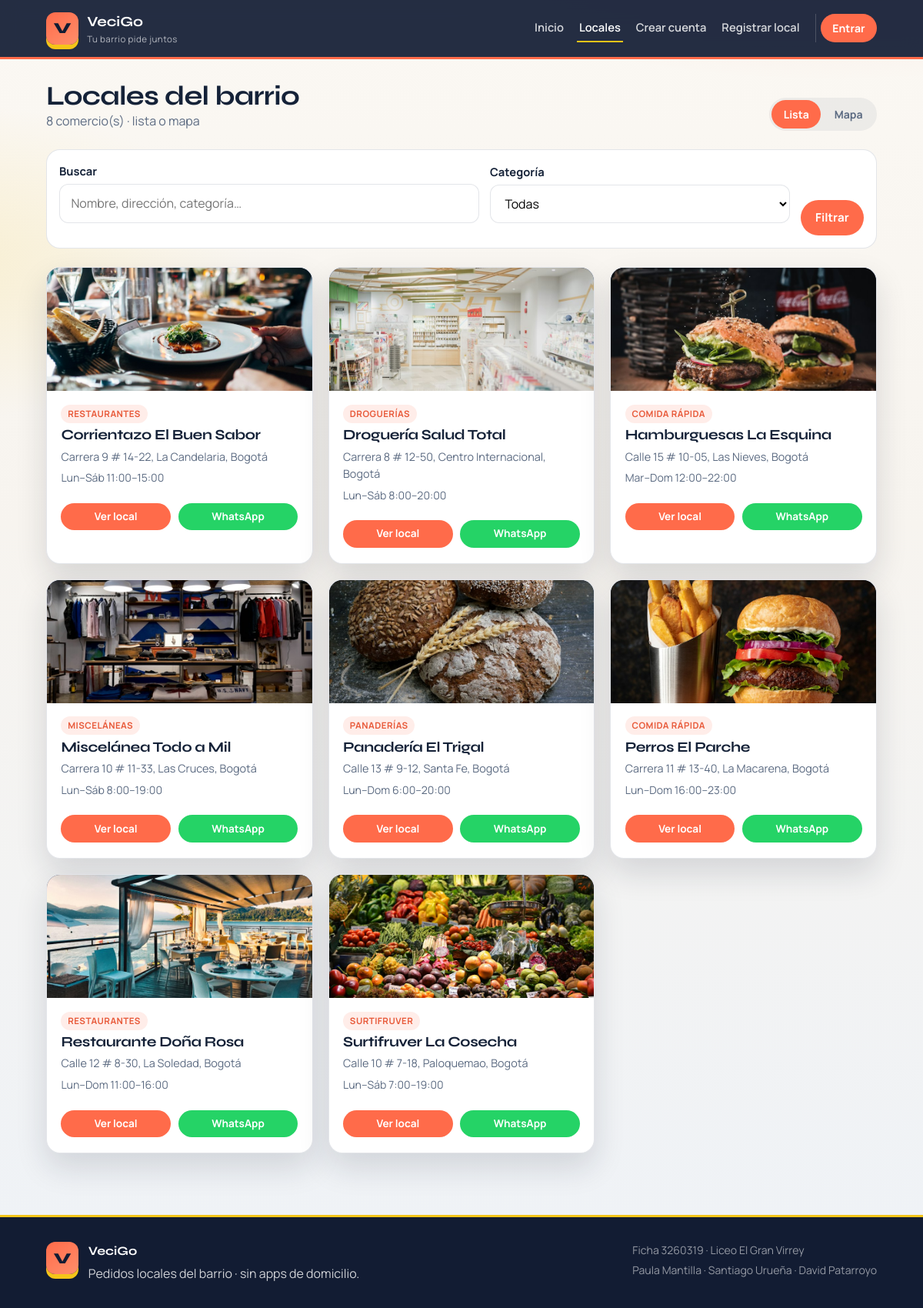
The page /locales.php on the database its author committed.
### tables this page shows
CREATE TABLE comercio (
  id_comercio INT UNSIGNED AUTO_INCREMENT PRIMARY KEY,
  nombre VARCHAR(100) NOT NULL,
  id_categoria_comercio INT UNSIGNED NOT NULL,
  direccion VARCHAR(150) NOT NULL,
  latitud DECIMAL(10,7) NULL,
  longitud DECIMAL(10,7) NULL,
  telefono VARCHAR(15) NOT NULL,
  descripcion VARCHAR(255) DEFAULT NULL,
  horario VARCHAR(80) DEFAULT 'Lun–Sáb 8:00–20:00',
  foto_url VARCHAR(255) DEFAULT NULL,
  activo TINYINT(1) NOT NULL DEFAULT 1,
  CONSTRAINT fk_comercio_categoria
    FOREIGN KEY (id_categoria_comercio)
    REFERENCES categoria_comercio (id_categoria_comercio)
);

CREATE TABLE categoria_comercio (
  id_categoria_comercio INT UNSIGNED AUTO_INCREMENT PRIMARY KEY,
  nombre VARCHAR(60) NOT NULL UNIQUE,
  slug VARCHAR(60) NOT NULL UNIQUE,
  foto_url VARCHAR(255) DEFAULT NULL,
  color VARCHAR(20) DEFAULT '#FF6B4A'
);

### funciones.php (called while the page is built, shortened)
<?php
require_once __DIR__ . '/includes/cache.php';
function e(?string $texto): string
{
    return htmlspecialchars($texto ?? '', ENT_QUOTES, 'UTF-8');
}
function enlaceWhatsApp(string $telefono, string $mensaje): string
{
    $tel = preg_replace('/\D+/', '', $telefono) ?? '';
    return 'https://wa.me/57' . $tel . '?text=' . urlencode($mensaje);
}
function base_path(): string
{
    static $base = null;
    if ($base !== null) {
        return $base;
    }
    $script = $_SERVER['SCRIPT_NAME'] ?? '';
    $base = (
        str_contains($script, '/admin/')
        || str_contains($script, '/comercio/')
        || str_contains($script, '/cliente/')
    ) ? '../' : '';
    return $base;
}
function asset(string $ruta): string
{
    $ruta = ltrim($ruta, '/');
    return base_path() . $ruta;
}
function foto_url(?string $ruta, string $fallback = 'img/hero/barrio.jpg'): string
{
    $fs = __DIR__ . '/' . ltrim($ruta, '/');
    return asset($ruta);
}
function obtenerLocales(mysqli $db, int $idCat = 0, string $q = ''): array
{
    $q = trim($q);
    $usarCache = ($q === '');
    $cacheKey = 'locales_' . $idCat;
    if ($usarCache) {
        $cached = cacheGet($cacheKey);
    }
    $sql = 'SELECT c.id_comercio, c.nombre, c.direccion, c.telefono, c.descripcion, c.horario,
                   c.foto_url, c.latitud, c.longitud, c.id_categoria_comercio, cat.nombre AS categoria
            FROM comercio c
            JOIN categoria_comercio cat ON cat.id_categoria_comercio = c.id_categoria_comercio
            WHERE c.activo = 1';
    $types = '';
    $sql .= ' ORDER BY c.nombre';
    $stmt = $db->prepare($sql);
    $stmt->execute();
    $rows = $stmt->get_result()->fetch_all(MYSQLI_ASSOC);
    return $rows;
}

### includes/cache.php (called while the page is built, shortened)
<?php
function cacheDir(): string
{
    return CACHE_DIR;
}
function cachePath(string $key): string
{
    $safe = preg_replace('/[^a-zA-Z0-9._-]+/', '_', $key) ?: 'key';
    return cacheDir() . '/' . $safe . '.cache';
}
function cacheGet(string $key): mixed
{
    $path = cachePath($key);
    if (!is_file($path)) {
        return null;
    }
    $raw = @file_get_contents($path);
    $payload = @unserialize($raw, ['allowed_classes' => false]);
    return $payload['data'];
}
function cacheSet(string $key, mixed $data, int $ttl = CACHE_TTL_DEFAULT): void
{
    $path = cachePath($key);
    $payload = serialize([
        'expires' => time() + max(1, $ttl),
        'data' => $data,
    ]);
    $tmp = $path . '.' . bin2hex(random_bytes(4)) . '.tmp';
}

### locales.php (the view, shortened to what this page needs)
<?php
require_once __DIR__ . '/funciones.php';
require_once __DIR__ . '/conexion.php';
$q = trim($_GET['q'] ?? '');
$idCategoria = (int) ($_GET['categoria'] ?? 0);
$comercios = obtenerLocales($mysqli, $idCategoria, $q);
$queryMapa = http_build_query(array_filter([
    'q' => $q !== '' ? $q : null,
    'categoria' => $idCategoria > 0 ? $idCategoria : null,
]));
require __DIR__ . '/includes/header.php';
?>
<div class="contenedor">
    <div class="page-head">
        <div>
            <h1>Locales del barrio</h1>
            <p><?= count($comercios) ?> comercio(s) · lista o mapa</p>
        </div>
        <div class="view-toggle" role="navigation" aria-label="Vista de locales">
            <a class="view-toggle-btn is-active" href="locales.php<?= $queryMapa !== '' ? '?' . e($queryMapa) : '' ?>" aria-current="page">Lista</a>
            <a class="view-toggle-btn" href="locales_mapa.php<?= $queryMapa !== '' ? '?' . e($queryMapa) : '' ?>">Mapa</a>
        </div>
    </div>
    <form class="filtros-locales" method="get" action="locales.php" role="search">
        <div class="campo">
            <label for="q">Buscar</label>
            <input type="search" id="q" name="q" value="<?= e($q) ?>" placeholder="Nombre, dirección, categoría…">
        </div>
        <div class="campo">
            <label for="categoria">Categoría</label>
            <select id="categoria" name="categoria">
                <option value="0">Todas</option>
            </select>
        </div>
        <button class="btn btn-coral" type="submit">Filtrar</button>
    </form>
    <?php if (count($comercios) === 0): ?>
        <div class="card"><p class="vacio">No hay locales con ese filtro.</p></div>
    <?php else: ?>
        <div class="grid-comercios">
            <?php foreach ($comercios as $com): ?>
                <article class="com-card">
                    <div class="com-card__foto">
                        <img src="<?= e(foto_url($com['foto_url'])) ?>" alt="<?= e($com['nombre']) ?>" loading="lazy">
                    </div>
                    <div class="com-card__body">
                        <span class="badge"><?= e($com['categoria']) ?></span>
                        <h3><?= e($com['nombre']) ?></h3>
                        <p class="muted" style="font-size:0.9rem;"><?= e($com['direccion']) ?></p>
                        <p style="color:var(--muted);font-size:0.88rem;"><?= e($com['horario'] ?? '') ?></p>
                        <div class="acciones-fila">
                            <a class="btn btn-coral btn-sm" href="comercio.php?id=<?= (int) $com['id_comercio'] ?>">Ver local</a>
                            <a class="btn btn-ws btn-sm" target="_blank" rel="noopener"
                               href="<?= e(enlaceWhatsApp($com['telefono'], 'Hola ' . $com['nombre'] . ', te escribo desde VeciGo')) ?>">WhatsApp</a>
                        </div>
                    </div>
                </article>
            <?php endforeach; ?>
        </div>
    <?php endif; ?>
</div>
<?php require __DIR__ . '/includes/footer.php'; ?>

### estilos.css (style rules this page uses)
:root { --navy: #1b2a4a; --navy-deep: #121c33; --ink: #152238; --coral: #ff6b4a; --coral-hot: #e85a3a; --amber: #f5c518; --mint: #3ddc97; --sky: #5b8def; --chalk: #f7f4ef; --paper: #ffffff; --muted: #5c6b82; --line: rgba(27, 42, 74, 0.12); --shadow: 0 18px 40px rgba(18, 28, 51, 0.14); --radius: 18px; --radius-sm: 12px; --font-display: 'Syne', system-ui, sans-serif; --font-body: 'Manrope', system-ui, sans-serif; --max: 1120px; }
* { box-sizing: border-box; margin: 0; padding: 0; }
html { scroll-behavior: smooth; }
body { font-family: var(--font-body); color: var(--ink); background: radial-gradient(1200px 500px at 90% -10%, rgba(255, 107, 74, 0.18), transparent 55%), radial-gradient(900px 420px at -10% 20%, rgba(245, 197, 24, 0.16), transparent 50%), linear-gradient(180deg, #fbf8f3 0%, var(--chalk) 40%, #eef2f7 100%); line-height: 1.55; min-height: 100vh; }
img { max-width: 100%; display: block; }
a { color: inherit; }
h1, h2, h3 { font-family: var(--font-display); font-weight: 700; letter-spacing: -0.02em; line-height: 1.15; }
.contenedor { max-width: var(--max); margin: 0 auto; padding: 1.75rem 1.25rem 3rem; }
.page-head { display: flex; flex-wrap: wrap; align-items: flex-end; justify-content: space-between; gap: 1rem; margin-bottom: 1.5rem; }
.page-head h1, .page-head h2 { font-size: clamp(1.6rem, 3vw, 2.2rem); }
.page-head p { color: var(--muted); max-width: 36rem; }
.btn { display: inline-flex; align-items: center; justify-content: center; gap: 0.4rem; padding: 0.7rem 1.2rem; background: var(--navy); color: #fff; text-decoration: none; border-radius: 999px; border: none; cursor: pointer; font: inherit; font-weight: 700; font-size: 0.95rem; transition: transform 0.15s ease, background 0.15s ease, box-shadow 0.15s ease; }
.btn-coral { background: var(--coral); }
.btn-ws { background: #25d366; }
.btn-sm { padding: 0.45rem 0.85rem; font-size: 0.85rem; }
.acciones-fila { display: flex; flex-wrap: wrap; gap: 0.6rem; margin-top: 1rem; }
.acciones-fila .btn { flex: 1 1 auto; min-width: 120px; }
.grid-comercios, .grid-productos { display: grid; grid-template-columns: repeat(auto-fill, minmax(260px, 1fr)); gap: 1.25rem; }
.com-card, .prod-card { background: var(--paper); border-radius: var(--radius); overflow: hidden; border: 1px solid var(--line); box-shadow: var(--shadow); display: flex; flex-direction: column; transition: transform 0.2s ease, box-shadow 0.2s ease; animation: rise 0.45s ease both; }
.com-card__foto, .prod-card__foto { position: relative; height: 160px; overflow: hidden; background: var(--navy); }
.com-card__foto img, .prod-card__foto img { width: 100%; height: 100%; object-fit: cover; transition: transform 0.35s ease; }
.com-card__body, .prod-card__body { padding: 1.1rem 1.15rem 1.25rem; display: flex; flex-direction: column; flex: 1; gap: 0.35rem; }
.badge { display: inline-block; padding: 0.2rem 0.55rem; border-radius: 999px; font-size: 0.72rem; font-weight: 700; text-transform: uppercase; letter-spacing: 0.04em; background: rgba(255, 107, 74, 0.12); color: var(--coral-hot); width: fit-content; }
.campo { margin-bottom: 1rem; }
.campo label { display: block; font-weight: 700; margin-bottom: 0.35rem; font-size: 0.92rem; }
.campo input, .campo select, .campo textarea { width: 100%; padding: 0.75rem 0.9rem; border: 1.5px solid var(--line); border-radius: var(--radius-sm); font: inherit; background: #fff; transition: border-color 0.15s, box-shadow 0.15s; }
.muted { color: var(--muted); font-size: 0.88rem; }
.view-toggle { display: inline-flex; background: rgba(27, 42, 74, 0.06); border-radius: 999px; padding: 0.2rem; gap: 0.15rem; }
.view-toggle-btn { text-decoration: none; font-weight: 700; font-size: 0.88rem; padding: 0.45rem 0.95rem; border-radius: 999px; color: var(--muted); }
.view-toggle-btn.is-active { background: var(--coral); color: #fff; }
.filtros-locales { display: grid; grid-template-columns: 1.4fr 1fr auto; gap: 0.85rem; align-items: end; margin-bottom: 1.5rem; background: #fff; border: 1px solid var(--line); border-radius: var(--radius); padding: 1rem; }
.com-card:nth-child(2), .prod-card:nth-child(2), .cat-card:nth-child(2) { animation-delay: 0.05s; }
.com-card:nth-child(3), .prod-card:nth-child(3), .cat-card:nth-child(3) { animation-delay: 0.1s; }
.com-card:nth-child(4), .prod-card:nth-child(4), .cat-card:nth-child(4) { animation-delay: 0.15s; }

### rows shown on the page
comercio: foto_url (picture), id_categoria_comercio.nombre "RESTAURANTES", nombre "Corrientazo El Buen Sabor", direccion "Carrera 9 # 14-22, La Candelaria, Bogotá", horario "Lun–Sáb 11:00–15:00"
comercio: foto_url (picture), id_categoria_comercio.nombre "DROGUERÍAS", nombre "Droguería Salud Total", direccion "Carrera 8 # 12-50, Centro Internacional, Bogotá", horario "Lun–Sáb 8:00–20:00"
comercio: foto_url (picture), id_categoria_comercio.nombre "COMIDA RÁPIDA", nombre "Hamburguesas La Esquina", direccion "Calle 15 # 10-05, Las Nieves, Bogotá", horario "Mar–Dom 12:00–22:00"
comercio: foto_url (picture), id_categoria_comercio.nombre "MISCELÁNEAS", nombre "Miscelánea Todo a Mil", direccion "Carrera 10 # 11-33, Las Cruces, Bogotá", horario "Lun–Sáb 8:00–19:00"
comercio: foto_url (picture), id_categoria_comercio.nombre "PANADERÍAS", nombre "Panadería El Trigal", direccion "Calle 13 # 9-12, Santa Fe, Bogotá", horario "Lun–Dom 6:00–20:00"
comercio: foto_url (picture), id_categoria_comercio.nombre "COMIDA RÁPIDA", nombre "Perros El Parche", direccion "Carrera 11 # 13-40, La Macarena, Bogotá", horario "Lun–Dom 16:00–23:00"
comercio: foto_url (picture), id_categoria_comercio.nombre "RESTAURANTES", nombre "Restaurante Doña Rosa", direccion "Calle 12 # 8-30, La Soledad, Bogotá", horario "Lun–Dom 11:00–16:00"
comercio: foto_url (picture), id_categoria_comercio.nombre "SURTIFRUVER", nombre "Surtifruver La Cosecha", direccion "Calle 10 # 7-18, Paloquemao, Bogotá", horario "Lun–Sáb 7:00–19:00"

### other values the page prints
$brandSub "Tu barrio pide juntos"
count($comercios) "8"
